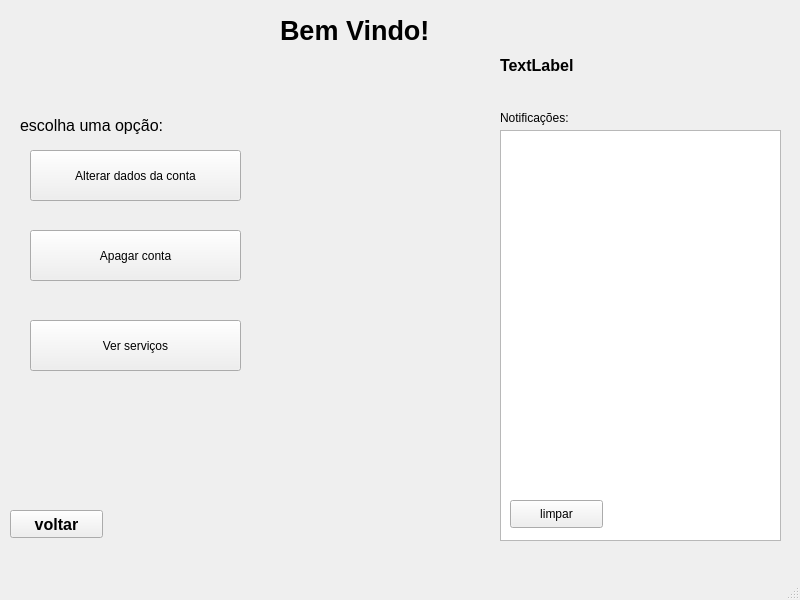
<?xml version="1.0" encoding="UTF-8"?>
<ui version="4.0">
 <class>MainWindow</class>
 <widget class="QMainWindow" name="MainWindow">
  <property name="geometry">
   <rect>
    <x>0</x>
    <y>0</y>
    <width>800</width>
    <height>600</height>
   </rect>
  </property>
  <property name="windowTitle">
   <string>MainWindow</string>
  </property>
  <widget class="QWidget" name="centralwidget">
   <widget class="QLabel" name="label">
    <property name="geometry">
     <rect>
      <x>280</x>
      <y>10</y>
      <width>191</width>
      <height>41</height>
     </rect>
    </property>
    <property name="font">
     <font>
      <pointsize>20</pointsize>
      <weight>75</weight>
      <bold>true</bold>
     </font>
    </property>
    <property name="text">
     <string>Bem Vindo!</string>
    </property>
   </widget>
   <widget class="QPushButton" name="pushButton">
    <property name="geometry">
     <rect>
      <x>30</x>
      <y>150</y>
      <width>211</width>
      <height>51</height>
     </rect>
    </property>
    <property name="text">
     <string>Alterar dados da conta</string>
    </property>
   </widget>
   <widget class="QPushButton" name="pushButton_3">
    <property name="geometry">
     <rect>
      <x>30</x>
      <y>230</y>
      <width>211</width>
      <height>51</height>
     </rect>
    </property>
    <property name="text">
     <string>Apagar conta</string>
    </property>
   </widget>
   <widget class="QLabel" name="label_2">
    <property name="geometry">
     <rect>
      <x>20</x>
      <y>110</y>
      <width>191</width>
      <height>31</height>
     </rect>
    </property>
    <property name="font">
     <font>
      <pointsize>12</pointsize>
     </font>
    </property>
    <property name="text">
     <string>escolha uma opção:</string>
    </property>
   </widget>
   <widget class="QPushButton" name="pushButton_4">
    <property name="geometry">
     <rect>
      <x>10</x>
      <y>510</y>
      <width>93</width>
      <height>28</height>
     </rect>
    </property>
    <property name="font">
     <font>
      <pointsize>12</pointsize>
      <weight>75</weight>
      <bold>true</bold>
     </font>
    </property>
    <property name="text">
     <string>voltar</string>
    </property>
   </widget>
   <widget class="QListView" name="listView">
    <property name="geometry">
     <rect>
      <x>500</x>
      <y>130</y>
      <width>281</width>
      <height>411</height>
     </rect>
    </property>
   </widget>
   <widget class="QLabel" name="label_3">
    <property name="geometry">
     <rect>
      <x>500</x>
      <y>110</y>
      <width>131</width>
      <height>16</height>
     </rect>
    </property>
    <property name="text">
     <string>Notificações:</string>
    </property>
   </widget>
   <widget class="QPushButton" name="pushButton_5">
    <property name="geometry">
     <rect>
      <x>510</x>
      <y>500</y>
      <width>93</width>
      <height>28</height>
     </rect>
    </property>
    <property name="text">
     <string>limpar</string>
    </property>
   </widget>
   <widget class="QLabel" name="label_4">
    <property name="geometry">
     <rect>
      <x>500</x>
      <y>50</y>
      <width>281</width>
      <height>31</height>
     </rect>
    </property>
    <property name="font">
     <font>
      <pointsize>12</pointsize>
      <weight>75</weight>
      <bold>true</bold>
     </font>
    </property>
    <property name="text">
     <string>TextLabel</string>
    </property>
   </widget>
   <widget class="QPushButton" name="pushButton_6">
    <property name="geometry">
     <rect>
      <x>30</x>
      <y>320</y>
      <width>211</width>
      <height>51</height>
     </rect>
    </property>
    <property name="text">
     <string>Ver serviços</string>
    </property>
   </widget>
  </widget>
  <widget class="QMenuBar" name="menubar">
   <property name="geometry">
    <rect>
     <x>0</x>
     <y>0</y>
     <width>800</width>
     <height>26</height>
    </rect>
   </property>
  </widget>
  <widget class="QStatusBar" name="statusbar"/>
 </widget>
 <resources/>
 <connections/>
</ui>
